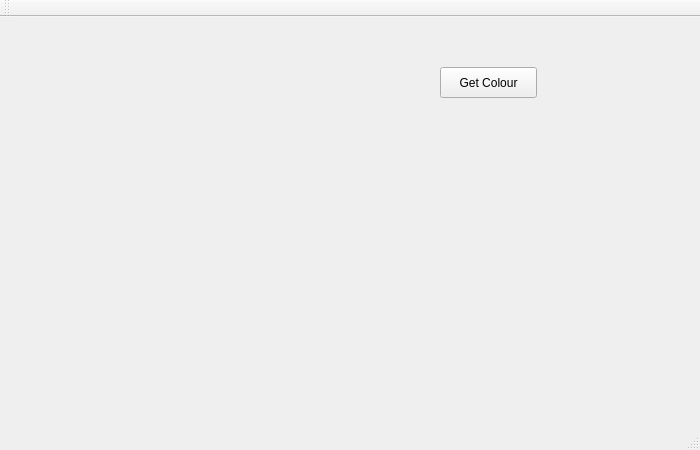
<?xml version="1.0" encoding="UTF-8"?>
<ui version="4.0">
 <class>MainWindow</class>
 <widget class="QMainWindow" name="MainWindow">
  <property name="geometry">
   <rect>
    <x>0</x>
    <y>0</y>
    <width>700</width>
    <height>450</height>
   </rect>
  </property>
  <property name="windowTitle">
   <string>MainWindow</string>
  </property>
  <widget class="QWidget" name="centralWidget">
   <widget class="QLabel" name="label">
    <property name="geometry">
     <rect>
      <x>0</x>
      <y>0</y>
      <width>300</width>
      <height>300</height>
     </rect>
    </property>
    <property name="text">
     <string/>
    </property>
   </widget>
   <widget class="QPushButton" name="pushButton">
    <property name="geometry">
     <rect>
      <x>440</x>
      <y>50</y>
      <width>97</width>
      <height>31</height>
     </rect>
    </property>
    <property name="text">
     <string>Get Colour</string>
    </property>
   </widget>
  </widget>
  <widget class="QMenuBar" name="menuBar">
   <property name="geometry">
    <rect>
     <x>0</x>
     <y>0</y>
     <width>700</width>
     <height>27</height>
    </rect>
   </property>
  </widget>
  <widget class="QToolBar" name="mainToolBar">
   <attribute name="toolBarArea">
    <enum>TopToolBarArea</enum>
   </attribute>
   <attribute name="toolBarBreak">
    <bool>false</bool>
   </attribute>
  </widget>
  <widget class="QStatusBar" name="statusBar"/>
 </widget>
 <layoutdefault spacing="6" margin="11"/>
 <resources/>
 <connections/>
</ui>
